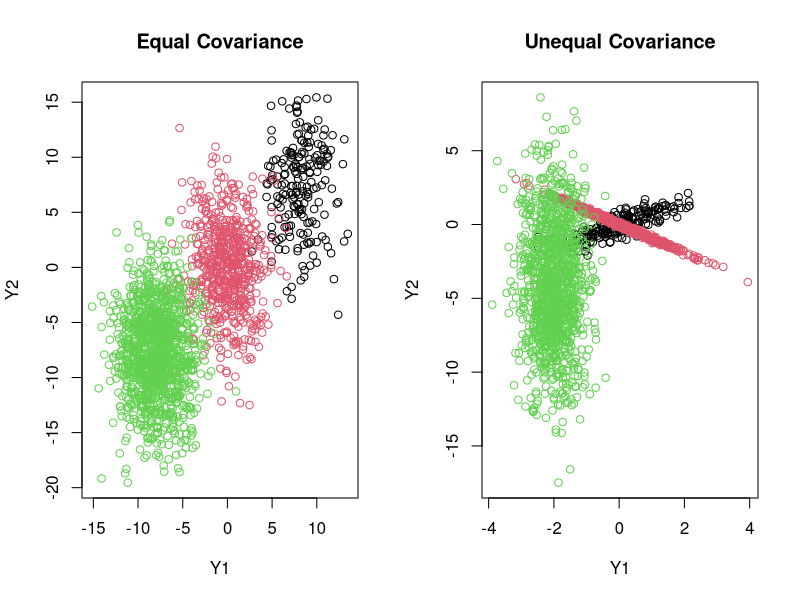

The R source for this figure:
## ---- chunk 1
knitr::opts_chunk$set(echo = TRUE)
## ---- chunk 2

#Import relevant libraries

library(MASS)
library(ggplot2)
library(gridExtra)
library(caret)

#Use functions from Q1 to generate datasets

sim_bvn <- function(u_1, u_2, mu, sigma) {
  # Extract mean, standard deviations and rho from the mu and sigma variables 
  # passed to the function.
  
  mu_1 <- mu[1]
  mu_2 <- mu[2]
  sigma_1 <- sqrt(sigma[1,1])
  sigma_2 <- sqrt(sigma[2,2])
  rho <- sigma[1,2]/(sigma_1*sigma_2)
  
  # Start with u_1 to generate normal distribution with mean mu_1 and s.d. sigma_1
  
  variate_1 <- qnorm(u_1, mean = mu_1, sd = sigma_1)
  
  # Now we have x_1 values we can use qnorm and the distributional 
  # result from Q1.1 to calculate x_2 values
  
  variate_2 <- qnorm(u_2, mean = mu_2 + ((sigma_2/sigma_1)*rho*(variate_1 - mu_1)), 
                     sd = (1 - (rho^2))*(sigma_2^2))
  result <- cbind(variate_1, variate_2)
  if(nrow(result)==1) {
    return(as.vector(result))
  }
  else{
    return(result)
  }
}

sim_bvn_mixture <- function(n, p, mu_list, sigma_list){
  #calculate the number of variates that need to be generated for each component
  n_per_component <- n * p
  #create empty object to store results of for loop
  result <- NULL
  #iterate over length of vector p and use sim_bvn() to generate variates
  for(i in 1:length(p)){
    u_1 <- runif(n_per_component[i])
    u_2 <- runif(n_per_component[i])
    component_result <- sim_bvn(u_1, u_2, mu_list[[i]], sigma_list[[i]])
    component_result <- cbind(component_result,i)
    result <- rbind(result, component_result)
  }
  #change result type to data frame and rename columns
  result <- as.data.frame(result)
  colnames(result) <- c("y_1","y_2","component")
  return(result)
}

set.seed(2345)

#mixed dataset with unequal covariance matrix

n <- 2000
p <- c(0.1,0.3,0.6)
mu_1 <- c(0,0)
mu_2 <- c(0,0)
mu_3 <- c(-2,-4)
mu_list <- list(mu_1,mu_2,mu_3)
sigma_1 <- matrix(c(1,0.7,0.7,1), byrow =TRUE, nrow =2)
sigma_2 <- matrix(c(1,-0.95,-0.95,1), byrow =TRUE, nrow =2)
sigma_3 <- matrix(c(0.25,0,0,4), byrow =TRUE, nrow =2)
sigma_list <- list(sigma_1, sigma_2, sigma_3)


unequal_cov <- sim_bvn_mixture(n, p, mu_list, sigma_list)


#generate mixed dataset with equal covariance matrix for each class

n <- 2000
p <- c(0.1,0.3,0.6)
mu_1 <- c(8,8)
mu_2 <- c(0,0)
mu_3 <- c(-8,-8)
mu_list <- list(mu_1,mu_2,mu_3)
sigma_1 <- matrix(c(5,0,0,4), byrow =TRUE, nrow =2)
sigma_2 <- matrix(c(5,0,0,4), byrow =TRUE, nrow =2)
sigma_3 <- matrix(c(5,0,0,4), byrow =TRUE, nrow =2)
sigma_list <- list(sigma_1, sigma_2, sigma_3)

equal_cov <- sim_bvn_mixture(n, p, mu_list, sigma_list)

## ---- chunk 3

#Plot both datasets
par(mfrow=c(1,2))
plot(equal_cov$y_1,equal_cov$y_2, col = equal_cov$component, xlab = "Y1", ylab = "Y2", main = "Equal Covariance")
plot(unequal_cov$y_1,unequal_cov$y_2, col = unequal_cov$component, xlab = "Y1", ylab = "Y2", main = "Unequal Covariance")

## ---- chunk 4

#create training index for each data set
train_idx_1 <- sample(n, round(0.025*n))
train_idx_2 <- sample(n, round(0.75*n))

equal_cov_train <- equal_cov[train_idx_1,]
equal_cov_test <- equal_cov[-train_idx_1, -3]

unequal_cov_train <- unequal_cov[train_idx_2,]
unequal_cov_test <- unequal_cov[-train_idx_2, -3]

#Fit LDA model to both datasets and evaluate performance

LDA_equal_train <- lda(component~., data = equal_cov_train)

LDA_equal_train_predict <- predict(LDA_equal_train)

t1 <- table(LDA_equal_train_predict$class, equal_cov_train$component, dnn = c("Predicted", "Truth"))

LDA_equal_test_predict <- predict(LDA_equal_train, equal_cov_test)

t2 <- table(LDA_equal_test_predict$class, equal_cov[-train_idx_1,]$component, dnn = c("Predicted", "Truth"))

#Fit LDA to unequal dataset

LDA_unequal_train <- lda(component~., data = unequal_cov_train)

LDA_unequal_train_predict <- predict(LDA_unequal_train)

t3 <- table(LDA_unequal_train_predict$class, unequal_cov_train$component, dnn = c("Predicted", "Truth"))

LDA_unequal_test_predict <- predict(LDA_unequal_train, unequal_cov_test)

t4 <- table(LDA_unequal_test_predict$class, unequal_cov[-train_idx_2,]$component, dnn = c("Predicted", "Truth"))

## ---- chunk 5

#Fit QDA to equal dataset

QDA_equal_train <- qda(component~., data = equal_cov_train)

QDA_equal_train_predict <- predict(QDA_equal_train)

t5 <- table(QDA_equal_train_predict$class, equal_cov_train$component, dnn = c("Predicted", "Truth"))

QDA_equal_test_predict <- predict(QDA_equal_train, equal_cov_test)

t6<- table(QDA_equal_test_predict$class, equal_cov[-train_idx_1,]$component, dnn = c("Predicted", "Truth"))

#Fit QDA to unequal dataset

QDA_unequal_train <- qda(component~., data = unequal_cov_train)

QDA_unequal_train_predict <- predict(QDA_unequal_train)

t7 <- table(QDA_unequal_train_predict$class, unequal_cov_train$component, dnn = c("Predicted", "Truth"))

QDA_unequal_test_predict <- predict(QDA_unequal_train, unequal_cov_test)

t8 <- table(QDA_unequal_test_predict$class, unequal_cov[-train_idx_2,]$component, dnn = c("Predicted", "Truth"))

## ---- chunk 6

confusionMatrix(t2)$table

## ---- chunk 7

confusionMatrix(t6)$table

## ---- chunk 8

confusionMatrix(t4)$table

## ---- chunk 9

confusionMatrix(t8)$table

